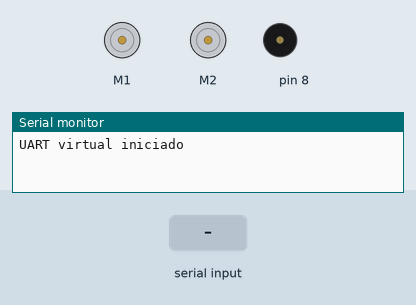
Recording of a sketch running on a simulated Arduino Uno, built with avr-gcc and run on an emulated ATmega328P. Shown: 2 × DC motor (green arrow = forward, orange = backward, longer = faster), buzzer (waves = sounding), the last lines printed to the serial monitor. The test bench sets the inputs (shaded band).

Above: at 1.2 s.
1.3 s: "IZQUIERDA\n" received over the second serial link
At 2.1 s:
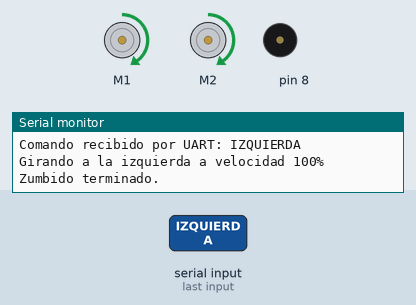
3.7 s: "ADELANTE\n" received over the second serial link
At 5.0 s:
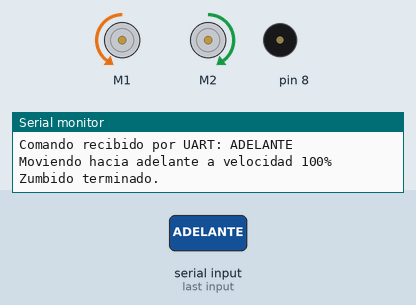
5.4 s: "ATRAS\n" received over the second serial link
At 6.5 s:
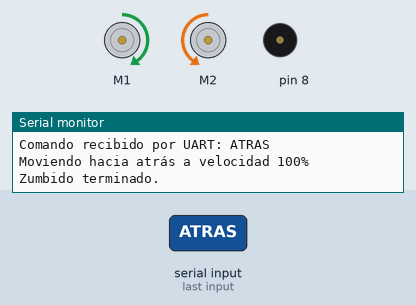
7.1 s: "DERECHA\n" received over the second serial link
At 7.6 s:
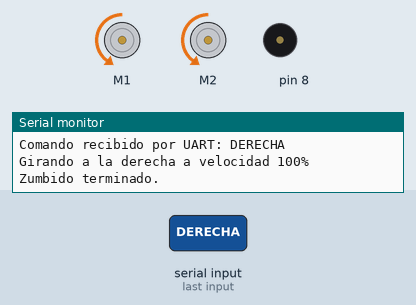
Timing chart, 0 to 10.1 s (numbered marks = the images above; inputs shaded):
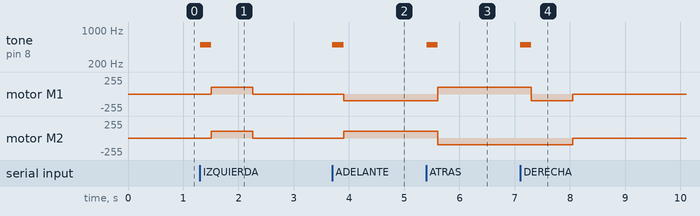

Measured:
- after the input at 1.3 s, tone on pin 8: silent → 500 Hz at once, → silent 0.20 s later; motor M1, motor M2: stopped → forward 100/255 after 0.20 s, → stopped 0.75 s later
- after the input at 3.7 s, tone on pin 8: silent → 500 Hz at once, → silent 0.20 s later; motor M1: stopped → backward 100/255 after 0.20 s; motor M2: stopped → forward 100/255 after 0.20 s
- after the input at 5.4 s, tone on pin 8: silent → 500 Hz at once, → silent 0.20 s later; motor M1: backward 100/255 → forward 100/255 after 0.21 s; motor M2: forward 100/255 → backward 100/255 after 0.21 s
- after the input at 7.1 s, tone on pin 8: silent → 500 Hz at once, → silent 0.20 s later; motor M1: forward 100/255 → backward 100/255 after 0.20 s, → stopped 0.75 s later; motor M2: backward 100/255 → stopped after 0.95 s instead of 1.5 s

The sketch:

main.ino
```cpp
#include <Arduino.h>
#include <MeMCore.h>
#include <SoftwareSerial.h>

SoftwareSerial SerialMbot(10, 11);  // UART virtual con pines Rx = 10 y Tx = 11 (Original Rx=10 y Tx=11)
MeDCMotor motor1(M1); // Motor izquierdo
MeDCMotor motor2(M2); // Motor derecho
MeBuzzer buzzer; // Zumbador del mBot

int speedValue = 100; // Valor de velocidad por defecto (0-100)
unsigned long commandDuration = 0; // Duración del comando en milisegundos
unsigned long commandStartTime = 0; // Tiempo de inicio del comando
unsigned long buzzerStartTime = 0; // Tiempo de inicio del zumbido
const int BUZZER_DURATION = 200; // Duración del zumbido en milisegundos
bool buzzerActive = false; // Estado del zumbido
const int BUZZER_FREQ = 500; // Frecuencia del zumbido

void setup() {
  Serial.begin(115200); // Monitor serie por USB
  SerialMbot.begin(9600); // UART virtual en pines 10 (RX) y 11 (TX)
  Serial.println("UART virtual iniciado");

  motor1.stop();
  motor2.stop();
  buzzer.setpin(8); // Configura el pin del zumbador
}

void executeCommand(String command) {
  Serial.print("Comando recibido por UART: ");
  Serial.println(command);
  buzzerActive = true; // Activar zumbido
  buzzerStartTime = millis(); // Registrar tiempo de inicio
  buzzer.tone(BUZZER_FREQ, BUZZER_DURATION); // Iniciar zumbido (no bloqueante)

  if (command == "ADELANTE") {
    speedValue = 100;
    commandDuration = 3000; // Ejecutar por 3 segundos
    motor1.run(-speedValue); // Motor izquierdo hacia adelante
    motor2.run(speedValue);  // Motor derecho hacia adelante
    commandStartTime = millis();
    Serial.println("Moviendo hacia adelante a velocidad " + String(speedValue) + "%");
  } else if (command == "ATRAS") {
    speedValue = 100;
    commandDuration = 3000; // Ejecutar por 3 segundos
    motor1.run(speedValue);  // Motor izquierdo hacia atrás
    motor2.run(-speedValue); // Motor derecho hacia atrás
    commandStartTime = millis();
    Serial.println("Moviendo hacia atrás a velocidad " + String(speedValue) + "%");
  } else if (command == "IZQUIERDA") {
    speedValue = 100;
    commandDuration = 750; // Ejecutar por segundos (750 ms para giro de 90º)
    motor1.run(speedValue);  // Motor izquierdo hacia atrás
    motor2.run(speedValue);  // Motor derecho hacia adelante
    commandStartTime = millis();
    Serial.println("Girando a la izquierda a velocidad " + String(speedValue) + "%");
  } else if (command == "DERECHA") {
    speedValue = 100;
    commandDuration = 750; // Ejecutar por segundos (750 ms para giro de 90º)
    motor1.run(-speedValue); // Motor izquierdo hacia adelante
    motor2.run(-speedValue); // Motor derecho hacia atrás
    commandStartTime = millis();
    Serial.println("Girando a la derecha a velocidad " + String(speedValue) + "%");
  } else {
    motor1.stop();
    motor2.stop();
    commandDuration = 0;
    Serial.println("Comando desconocido: " + command + ". Deteniendo...");
    SerialMbot.println("comando_desconocido");
  }
}

void loop() {
  if (SerialMbot.available()) {
    String command = SerialMbot.readStringUntil('\n');
    command.trim(); // Elimina caracteres de control como \r o \n
    executeCommand(command);
  }

  // Manejar el zumbido de forma no bloqueante
  if (buzzerActive && millis() - buzzerStartTime >= BUZZER_DURATION) {
    buzzer.noTone(); // Detener el zumbido cuando pase el tiempo
    buzzerActive = false;
    Serial.println("Zumbido terminado.");
  }

  // Verificar si debe detenerse después de un tiempo
  if (commandDuration > 0 && millis() - commandStartTime >= commandDuration) {
    motor1.stop();
    motor2.stop();
    Serial.println("Comando finalizado por tiempo.");
    commandDuration = 0; // Reiniciar duración
  }

  delay(10); // Pequeño retraso para evitar lecturas rápidas excesivas
}
```
